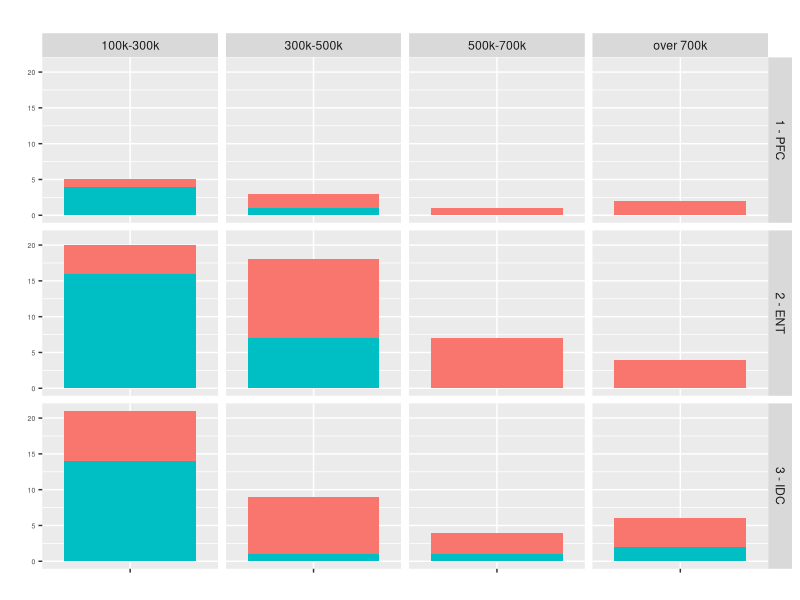

Write the R code that produced this figure.
# Source the etl for data
library(readr)
library(ggplot2)
library(tidyr)
library(ggpubr)
library(dplyr)
library(plyr)

SPdata <- read.csv("./data/SUPERMARKETcluster.csv")


#SPdata$klusterModel.cluster.o. <- as.character(SPdata$klusterModel.cluster.o.)
SPdata$klusterModel.cluster.o. <- as.factor(SPdata$klusterModel.cluster.o.)




SPagg <- count(SPdata, c("status", "expense", "klusterModel.cluster.o."))

t <- ggplot(SPagg, aes(x="", y=freq))+
  geom_col(aes(fill=status)) +
  facet_grid(klusterModel.cluster.o.~as.factor(expense))+
  labs(title="", 
       x="", y="")+
  theme(axis.text.x=element_blank(),
        axis.text.y=element_text(size=5),
        legend.position = "none")


SPdata <- SPdata[,-24]
SPdata <- SPdata[,-1]



